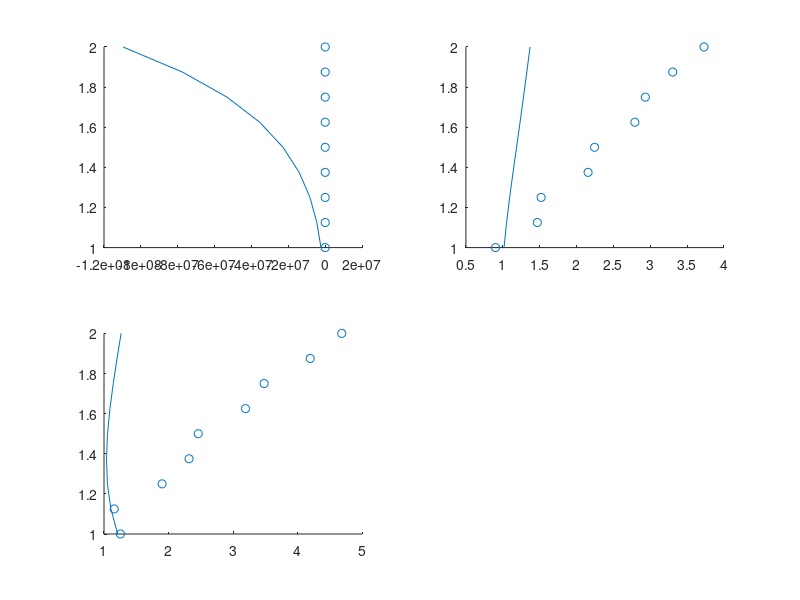

The MATLAB script that drew this image:
% Q1 - Curve Fitting

data = importdata('week2.mat');

% Generate the polynomial lines of best fit
n = 5;

polya = polyfit(data.a, data.x, n);
pa = polyval(polya, data.x);

polyb = polyfit(data.b, data.x, n);
pb = polyval(polyb, data.x);

polyc = polyfit(data.c, data.x, n);
pc = polyval(polyc, data.x);

subplot(2, 2, 1);
hold on;
% A points
scatter(data.a, data.x)
plot(pa, data.x);
hold off;

subplot(2, 2, 2);
hold on;
% B points
scatter(data.b, data.x);
plot(pb, data.x);
hold off;

subplot(2, 2, 3);
hold on;
% C points
scatter(data.c, data.x);
plot(pc, data.x);
hold off;
